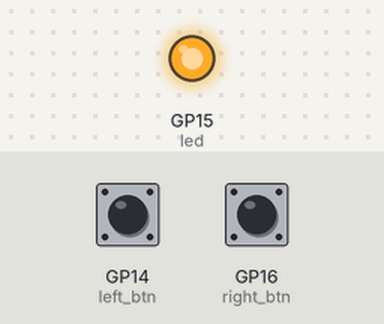
Bench run of a program on a simulated Raspberry Pi Pico running MicroPython. On the bench: output pins drawn as LEDs (lit = HIGH). The inputs (shaded band) are chosen by the test bench; at power-on: GP14 (left_btn) HIGH, GP16 (right_btn) HIGH. Random numbers come from a fixed seed; what the program prints to the serial console is not drawn.

Above: at 0.1 s.
At 7.0 s:
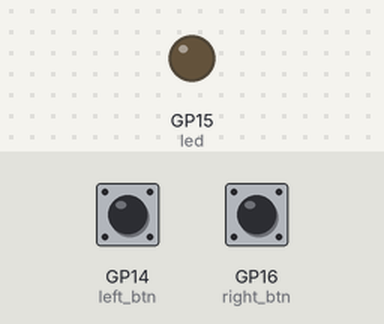
7.1 s: GP14 (left_btn) pulled LOW for 0.15 s
Timing chart, 0 to 10.1 s (numbered marks = the images above; inputs shaded):
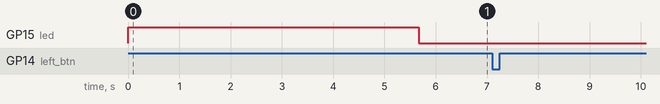

The program:

Reaction_Game.py
```python
import machine
import time
import random

button_pressed = False
right_btn = machine.Pin(16, machine.Pin.IN, machine.Pin.PULL_UP)
led = machine.Pin(15, machine.Pin.OUT)
left_btn = machine.Pin(14, machine.Pin.IN, machine.Pin.PULL_UP)
fastest_btn = None

def btn_handler(pin):
    global button_pressed
    if not button_pressed:
        button_pressed = True
        global fastest_btn
        fastest_btn = pin

led.value(1)
time.sleep(random.uniform(5, 10))
led.value(0)
start_time = time.ticks_ms()
left_btn.irq(trigger=machine.Pin.IRQ_FALLING, handler=btn_handler)
right_btn.irq(trigger=machine.Pin.IRQ_FALLING, handler=btn_handler)

while fastest_btn is None:
    time.sleep(1)
    if fastest_btn is left_btn:
        print("Left Player Wins!")
    elif fastest_btn is right_btn:
        print("Right Player Wins!")
```

Measured:
- after the input at 7.1 s, every drawn part: stays the same
